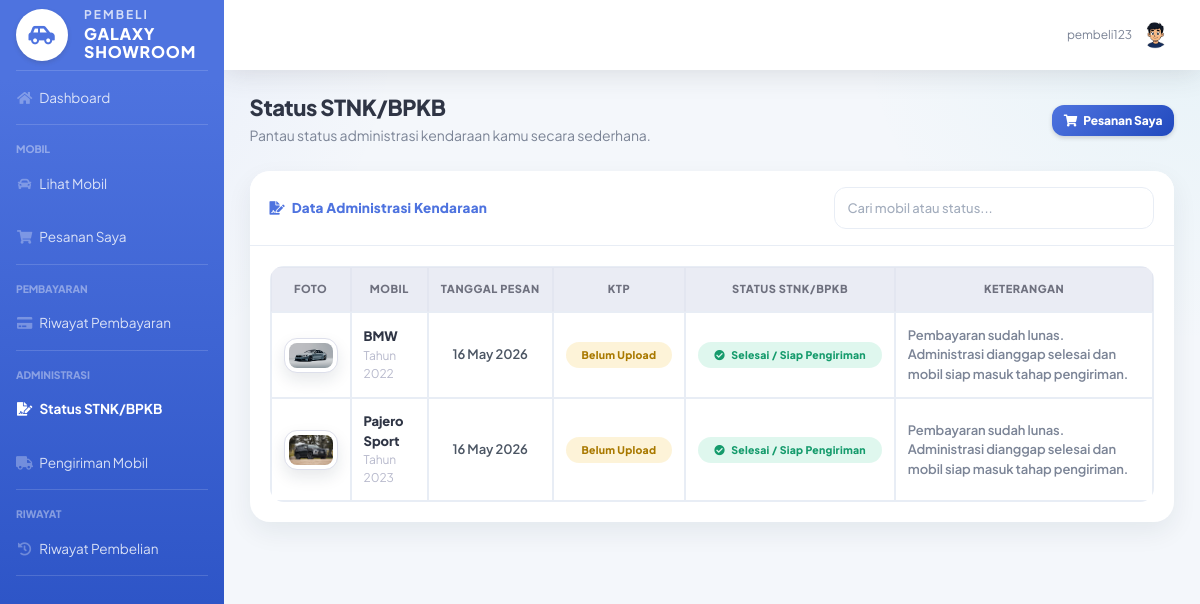
/pembeli/status_administrasi.php (signed in), run on an earlier commit of the app's database.
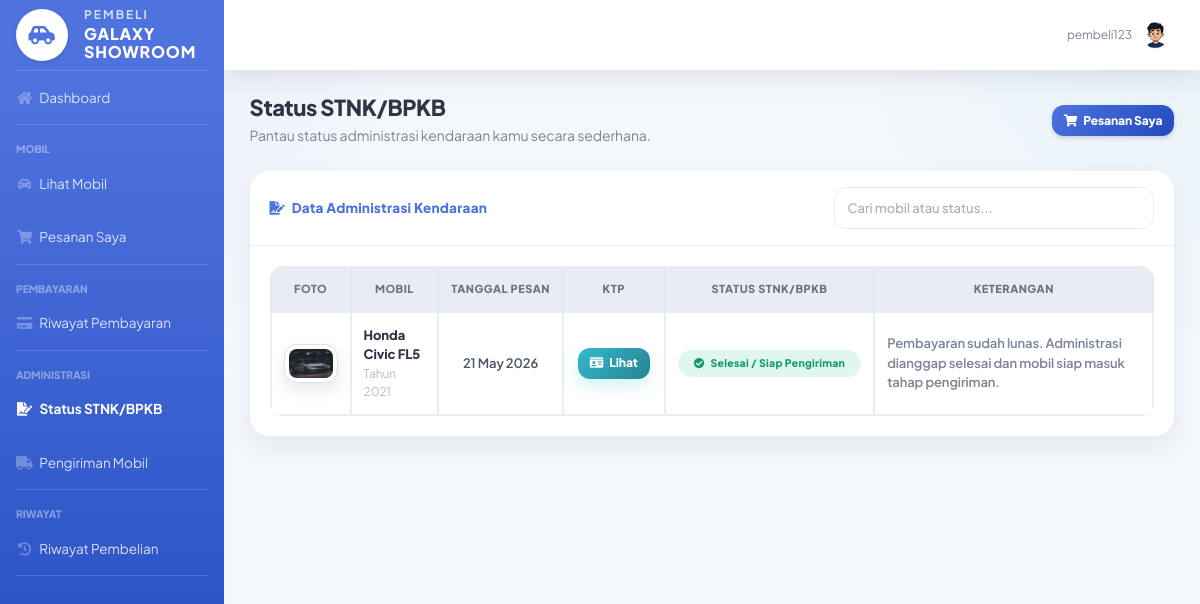
And on a later commit of the database.
### tables this page shows
CREATE TABLE `pemesanan` (
  `id_pemesanan` int(11) NOT NULL,
  `id_pembeli` int(11) DEFAULT NULL,
  `id_mobil` int(11) DEFAULT NULL,
  `tanggal_pesan` datetime DEFAULT NULL,
  `total_harga` decimal(15,2) DEFAULT NULL,
  `status` enum('booking','dp','lunas','batal') DEFAULT 'booking',
  `deadline_dp` date DEFAULT NULL,
  `foto_ktp` varchar(255) DEFAULT NULL
);

CREATE TABLE `mobil` (
  `id_mobil` int(11) NOT NULL,
  `id_penjual` int(11) DEFAULT NULL,
  `nama_mobil` varchar(100) DEFAULT NULL,
  `harga` decimal(15,2) DEFAULT NULL,
  `stok` int(11) DEFAULT NULL,
  `status` enum('tersedia','dipesan','terjual') DEFAULT NULL,
  `deskripsi` text NOT NULL,
  `tahun` year(4) NOT NULL,
  `foto` varchar(255) NOT NULL
);

### pembeli/status_administrasi.php (the view, shortened to what the changed rows need)
<?php
include "../config/koneksi.php";
$id_user = $_SESSION['id_user'] ?? 0;
$qPembeli = mysqli_query($koneksi, "
    SELECT id_pembeli
    FROM pembeli
    WHERE id_user = '$id_user'
    LIMIT 1
");
$pembeli = mysqli_fetch_assoc($qPembeli);
$id_pembeli = $pembeli['id_pembeli'];
$query = mysqli_query($koneksi, "
    SELECT
        p.id_pemesanan,
        p.tanggal_pesan,
        p.status AS status_pesanan,
        p.foto_ktp,
        m.nama_mobil,
        m.tahun,
        m.foto
    FROM pemesanan p
    JOIN mobil m ON p.id_mobil = m.id_mobil
    WHERE p.id_pembeli = '$id_pembeli'
    AND p.status IN ('dp','lunas')
    ORDER BY p.id_pemesanan DESC
");
function statusBadge($status)
{
    if ($status == "lunas") {
        return [
            "badge" => "success",
            "text"  => "Selesai / Siap Pengiriman",
            "icon"  => "fas fa-check-circle"
        ];
    }
    return [
        "badge" => "secondary",
        "text"  => "Belum Diproses",
        "icon"  => "fas fa-clock"
    ];
}
?>
<!DOCTYPE html>
<html lang="id">
<head>
    <link href="../assets/vendor/fontawesome-free/css/all.min.css" rel="stylesheet">
    <link href="../assets/css/sb-admin-2.min.css" rel="stylesheet">
    <link href="../assets/css/admin.css" rel="stylesheet">
</head>
<body id="page-top">
<div id="wrapper">
    <div id="content-wrapper" class="d-flex flex-column">
        <div id="content">
            <div class="container-fluid">
                <div class="d-sm-flex align-items-center justify-content-between mb-4">
                    <div>
                        <h1 class="h3 mb-1 text-gray-800 font-weight-bold">
                            Status STNK/BPKB
                        </h1>
                    </div>
                </div>
                <div class="card shadow mb-4">
                    <div class="card-body">
                        <?php if (mysqli_num_rows($query) > 0) : ?>
                            <div class="table-responsive">
                                <table class="table table-bordered table-hover" id="adminTable" width="100%" cellspacing="0">
                                    <thead class="thead-light text-center">
                                        <tr>
                                            <th width="80">Foto</th>
                                            <th>Mobil</th>
                                            <th>Tanggal Pesan</th>
                                            <th>KTP</th>
                                            <th>Status STNK/BPKB</th>
                                            <th>Keterangan</th>
                                        </tr>
                                    </thead>
                                    <tbody>
                                    <?php while ($row = mysqli_fetch_assoc($query)) : ?>
                                        <?php
                                        $foto = !empty($row['foto'])
                                            ? "../uploads/" . $row['foto']
                                            : "../assets/img/undraw_posting_photo.svg";
                                        $status = strtolower($row['status_pesanan']);
                                        $info = statusBadge($status);
                                        ?>
                                        <tr>
                                            <td class="text-center align-middle">
                                                <img src="<?= htmlspecialchars($foto); ?>"
                                                     class="img-thumbnail"
                                                     width="70"
                                                     height="55"
                                                     style="object-fit:cover;"
                                                     onerror="this.src='../assets/img/undraw_posting_photo.svg'">
                                            </td>
                                            <td class="align-middle">
                                                <div class="font-weight-bold text-gray-800">
                                                    <?= htmlspecialchars($row['nama_mobil'] ?? '-'); ?>
                                                </div>
                                                <div class="small text-gray-500">
                                                    Tahun <?= htmlspecialchars($row['tahun'] ?? '-'); ?>
                                                </div>
                                            </td>
                                            <td class="text-center align-middle">
                                                <?= date('d M Y', strtotime($row['tanggal_pesan'])); ?>
                                            </td>
                                            <td class="text-center align-middle">
                                                <?php if (!empty($row['foto_ktp'])) : ?>
                                                    <a href="../uploads/<?= htmlspecialchars($row['foto_ktp']); ?>"
                                                       target="_blank"
                                                       class="btn btn-info btn-sm">
                                                        <i class="fas fa-id-card mr-1"></i>
                                                        Lihat
                                                    </a>
                                                <?php else : ?>
                                                    <span class="badge badge-warning px-3 py-2">
                                                        Belum Upload
                                                    </span>
                                                <?php endif; ?>
                                            </td>
                                            <td class="text-center align-middle">
                                                <span class="badge badge-<?= $info['badge']; ?> px-3 py-2">
                                                    <i class="<?= $info['icon']; ?> mr-1"></i>
                                                    <?= $info['text']; ?>
                                                </span>
                                            </td>
                                            <td class="align-middle">
                                                <?php if ($status == "dp") : ?>
                                                    <span class="text-gray-700">
                                                        Administrasi STNK/BPKB sedang diproses. Silakan lakukan pelunasan agar mobil bisa masuk tahap pengiriman.
                                                    </span>
                                                <?php elseif ($status == "lunas") : ?>
                                                    <span class="text-gray-700">
                                                        Pembayaran sudah lunas. Administrasi dianggap selesai dan mobil siap masuk tahap pengiriman.
                                                    </span>
                                                <?php else : ?>
                                                    <span class="text-muted">
                                                        Administrasi belum diproses.
                                                    </span>
                                                <?php endif; ?>
                                            </td>
                                        </tr>
                                    <?php endwhile; ?>
                                    </tbody>
                                </table>
                            </div>
                        <?php endif; ?>
                    </div>
                </div>
            </div>
        </div>
    </div>
</div>
</body>
</html>

What changed in the data, as far as the page shows it:
removed pemesanan: id_mobil.foto (picture), id_mobil.nama_mobil "BMW", id_mobil.tahun "2022", tanggal_pesan "16 May 2026", shows "Belum Upload", status "Selesai / Siap Pengiriman", shows "Pembayaran sudah lunas. Administrasi dianggap selesai dan mobil siap masuk tahap pengiriman."
removed pemesanan: id_mobil.foto (picture), id_mobil.nama_mobil "Pajero Sport", id_mobil.tahun "2023", tanggal_pesan "16 May 2026", shows "Belum Upload", status "Selesai / Siap Pengiriman", shows "Pembayaran sudah lunas. Administrasi dianggap selesai dan mobil siap masuk tahap pengiriman."
added pemesanan: id_mobil.foto (picture), id_mobil.nama_mobil "Honda Civic FL5", id_mobil.tahun "2021", tanggal_pesan "21 May 2026", status "Selesai / Siap Pengiriman", shows "Pembayaran sudah lunas. Administrasi dianggap selesai dan mobil siap masuk tahap pengiriman."
